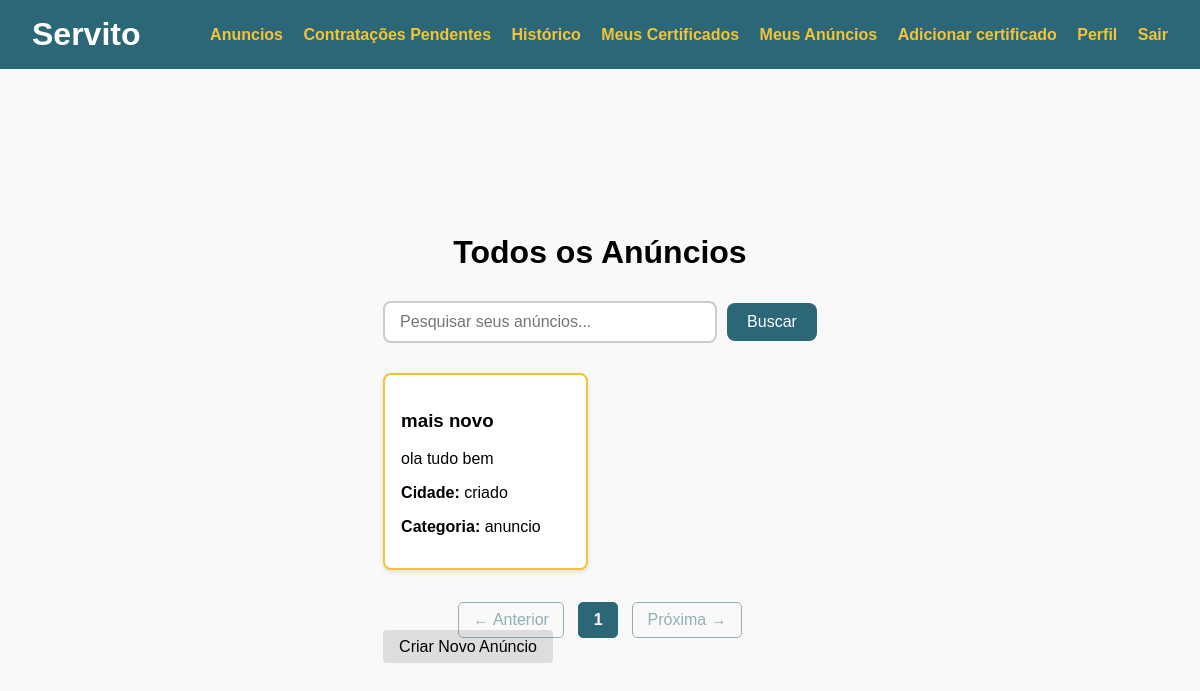
Before: /meus_anuncios/ (signed in) with the older database file.
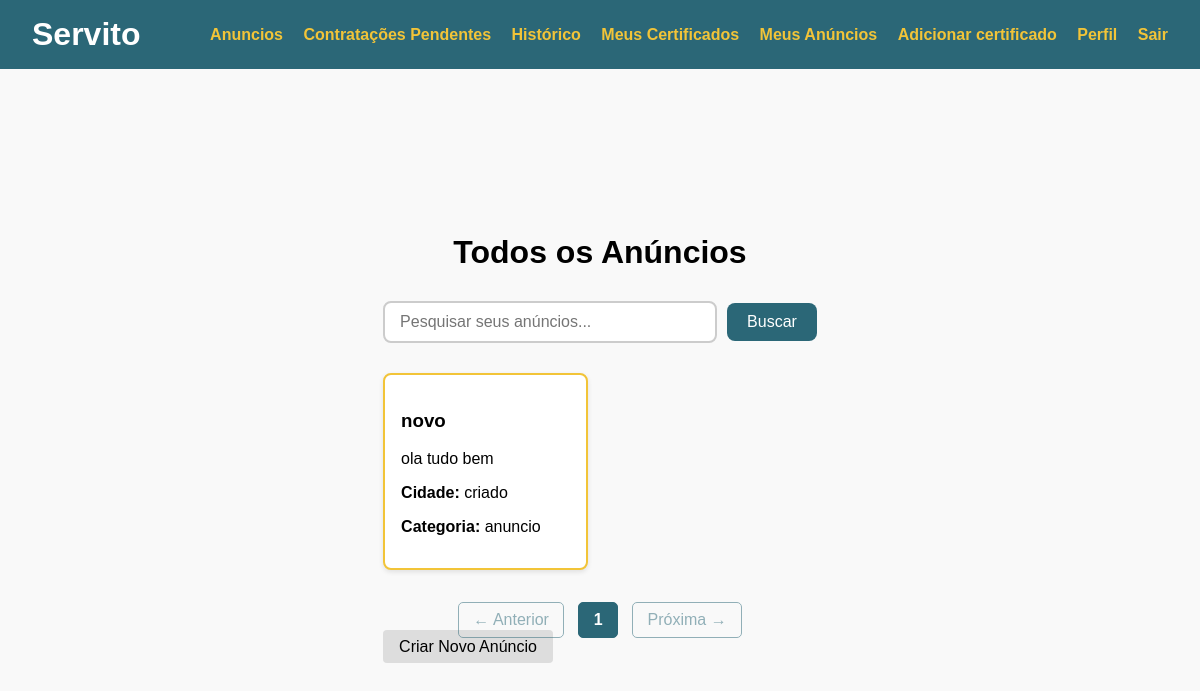
After: the same page with the newer database file.
### usuarios/models.py (models this page shows, shortened)
class Anuncio(models.Model):
    titulo = models.CharField(max_length=64, verbose_name="Título")
    descricao = models.CharField(max_length=1000, verbose_name="Descrição")
    tags = models.CharField(max_length=640)
    cidade = models.CharField(max_length=64)
    usuario = models.ForeignKey(Usuario, on_delete=models.CASCADE, related_name='anuncios')
    ultima_atualizacao = models.DateTimeField(auto_now=True)

### usuarios/views_anuncios.py (the view)
# urls.py: path('meus_anuncios/', anuncio_controller.getMeusAnuncios, name='meus_anuncios'),
    def getMeusAnuncios(self,request):
        strategy = get_strategy()
        email_logado = request.session.get('email')
        if not email_logado:
            return render(request, 'index.html')
        query = request.GET.get('q', '')
        filters={
            'usuario__email': email_logado
        }
        anuncios_list = strategy.get_list(Anuncio, filters)
        if query:
            anuncios_list = [a for a in anuncios_list if query.lower() in a.titulo.lower()
                            or query.lower() in a.descricao.lower()
                            or query.lower() in a.tags.lower()]
        paginator = Paginator(anuncios_list, 12)
        page_number = request.GET.get('page')
        page_obj = paginator.get_page(page_number)
        return render(request, 'meus_anuncios.html', {
            'page_obj': page_obj,
            'query': query,
            'usuario_logado': 'email' in request.session
        })

### usuarios/services.py (called while the page is built)
    def get_list(self, instance, filters=None):
        if filters:
            return instance.objects.filter(**filters)
        return instance.objects.all()

### usuarios/views_anuncios.py (called while the page is built)
def get_strategy():
    return ApiStrategy() if settings.USE_API else DjangoStrategy()

### usuarios/templates/meus_anuncios.html (shortened to what this page needs)
{% load static %}
<!DOCTYPE html>
<html lang="pt-br">
<head>
    <link href="{% static 'css/anuncios.css' %}" rel="stylesheet">
</head>
<body>
{% include "header.html" %}
    <div class="container">
        <h1>Todos os Anúncios</h1>
        <form method="get" action="{% url 'meus_anuncios' %}" class="search-form">
            <input type="text" name="q" placeholder="Pesquisar seus anúncios..." value="{{ request.GET.q }}">
            <button type="submit">Buscar</button>
        </form>
        <div class="grid">
            {% for anuncio in page_obj %}
            <a href="{% url 'anuncio_edicao' anuncio.id %}" class="card-link" >
                <div class="card">
                    <h3>{{ anuncio.titulo }}</h3>
                    <p>{{ anuncio.descricao|truncatewords:24 }}</p>
                    <p><strong>Cidade:</strong> {{ anuncio.cidade }}</p>
                    <p><strong>Categoria:</strong> {{ anuncio.tags }}</p>
                </div>
            </a>
            {% empty %}
                <p>Nenhum anúncio encontrado.</p>
            {% endfor %}
        </div>
        <div class="paginacao">
            {% if page_obj.has_previous %}
                <a href="?page={{ page_obj.previous_page_number }}">← Anterior</a>
            {% else %}
                <span class="disabled">← Anterior</span>
            {% endif %}
            {% for page_num in page_obj.paginator.page_range %}
                {% if page_num == page_obj.number %}
                    <span class="current">{{ page_num }}</span>
                {% else %}
                    <a href="?page={{ page_num }}">{{ page_num }}</a>
                {% endif %}
            {% endfor %}
            {% if page_obj.has_next %}
                <a href="?page={{ page_obj.next_page_number }}">Próxima →</a>
            {% else %}
                <span class="disabled">Próxima →</span>
            {% endif %}
        </div>
        <a href="{% url 'criar_anuncio' %}" class="btn botao-criar-anuncio">Criar Novo Anúncio</a>
    </div>
</body>
</html>

Changed rows visible on the page:
changed Anuncio "ola tudo bem": titulo "mais novo" → "novo"
